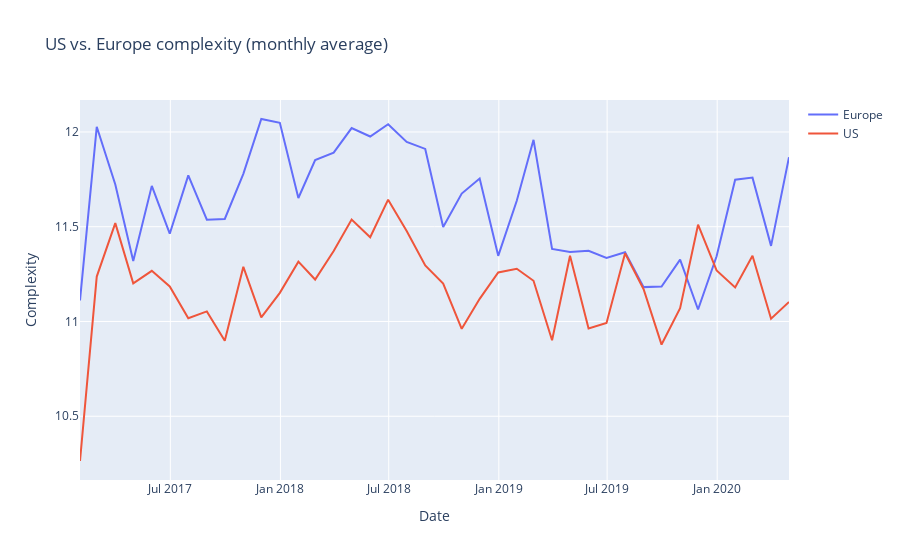

Source (notebook cell):
### Code cell
# plot complexity
plot_europe_us_complexity(continent_mean)
